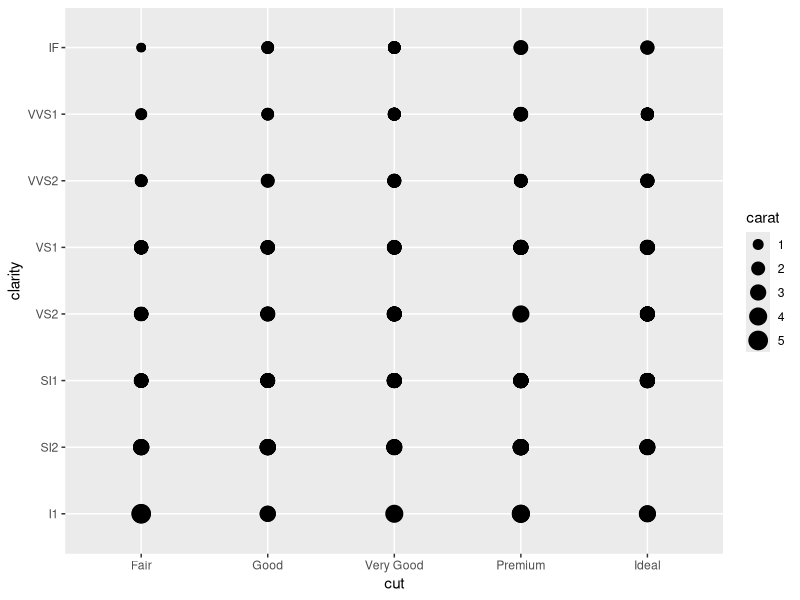

Write R code to recreate this figure.
## ---- chunk 1
knitr::opts_chunk$set(echo = TRUE)
## ---- chunk 2
library(ggplot2)
library(lubridate)
## ---- chunk 3
timenow <- Sys.time()
# convert to San Francisco time zone
timenow_tz_seattle <- with_tz(timenow, tzone = "America/Los_Angeles")
## ---- chunk 4
ggplot(diamonds, aes(x=cut, y=clarity, size=carat)) + geom_point()
